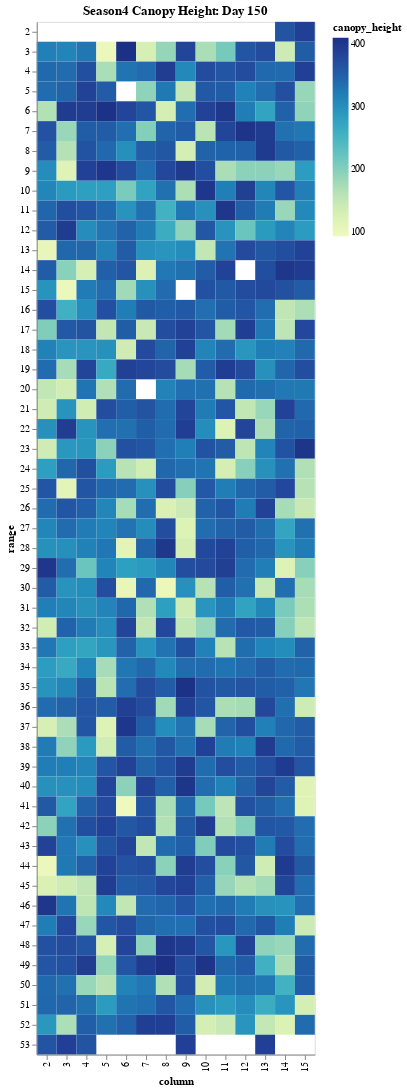

Notebook code for this chart:
### Code cell
charttitle = 'Season4 Canopy Height: Day '+str(selectedDay)
alt.Chart(plotdf,title=charttitle).mark_rect().encode(
    x='column:O',
    y='range:O',
    color='canopy_height',
    tooltip=[
        alt.Tooltip('cultivar', title='Cultivar'),
        alt.Tooltip('canopy_height:Q', title='Canopy Height'),
        alt.Tooltip('range:O',title='range'),
        alt.Tooltip('column:O',title='column')
    ]
)

### Figure 1 — Vega-Lite specification as saved in the notebook (floating-point values rounded to 4 significant figures; data arrays with more than 128 entries replaced by an {"elided": "..."} marker saying what was removed)
{"config": {"view": {"continuousWidth": 400, "continuousHeight": 300}}, "data": {"name": "data-95a4653d02ca56d084d3fe41670f6711"}, "mark": "rect", "encoding": {"color": {"type": "quantitative", "field": "canopy_height"}, "tooltip": [{"type": "nominal", "field": "cultivar", "title": "Cultivar"}, {"type": "quantitative", "field": "canopy_height", "title": "Canopy Height"}, {"type": "ordinal", "field": "range", "title": "range"}, {"type": "ordinal", "field": "column", "title": "column"}], "x": {"type": "ordinal", "field": "column"}, "y": {"type": "ordinal", "field": "range"}}, "title": "Season4 Canopy Height: Day 150", "$schema": "https://vega.github.io/schema/vega-lite/v4.8.1.json", "datasets": {"data-95a4653d02ca56d084d3fe41670f6711": {"elided": "703 records"}}}
